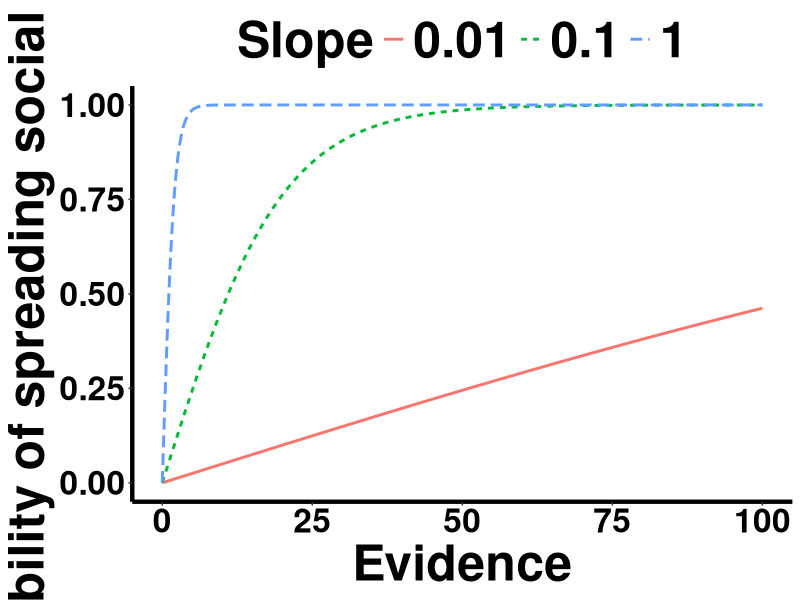

The R script that drew this image:
library(ggplot2)
library(data.table)

slopes <- c(0.01, 0.1, 1)
x <- seq(0,100,0.01)

aux <- NULL
for(slope in slopes) {
  t <- (exp(slope*x) - 1) / (exp(slope*x) + 1)
  
  aux <- rbind(aux, cbind(x,slope,t)) 
}

data <- NULL
data <- data.table(aux)
  
ggplot(data, aes(x=as.numeric(as.character(x)),
                 y=as.numeric(as.character(t)),
                 group=slope,
                 linetype=as.factor(slope),
                 colour=as.factor(slope))) +
  xlab('Evidence') + ylab('Probability of spreading social norms') +
  xlim(0,100) + ylim(0,1) +
  geom_line(size=1) +
  scale_linetype_discrete(name='Slope') +
  scale_colour_discrete(name='Slope') +
  theme(axis.title.x = element_text(colour = 'black', size = 36, face = 'bold'),
        axis.title.y = element_text(colour = 'black', size = 36, face = 'bold'),
        axis.text.x = element_text(colour = 'black', size = 24, face = 'bold'),
        axis.text.y = element_text(colour = 'black', size = 24, face = 'bold'),
        axis.line = element_line(colour = 'black', size = 1.5, linetype = 'solid'),
        panel.background = element_rect(fill = "transparent", colour = NA),
        panel.grid.minor = element_blank(),
        panel.grid.major = element_blank(),
        legend.position = 'top',
        legend.text = element_text(colour="black", size=36, face="bold"),
        legend.title = element_text(colour="black", size=36, face="bold"))